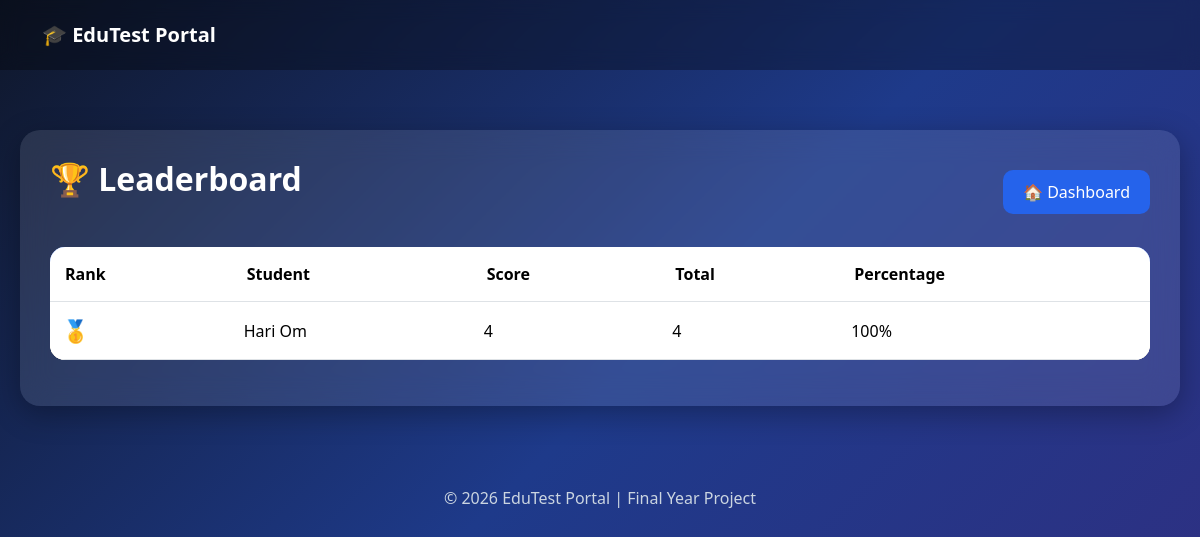
The app's page /leaderboard/, older data.
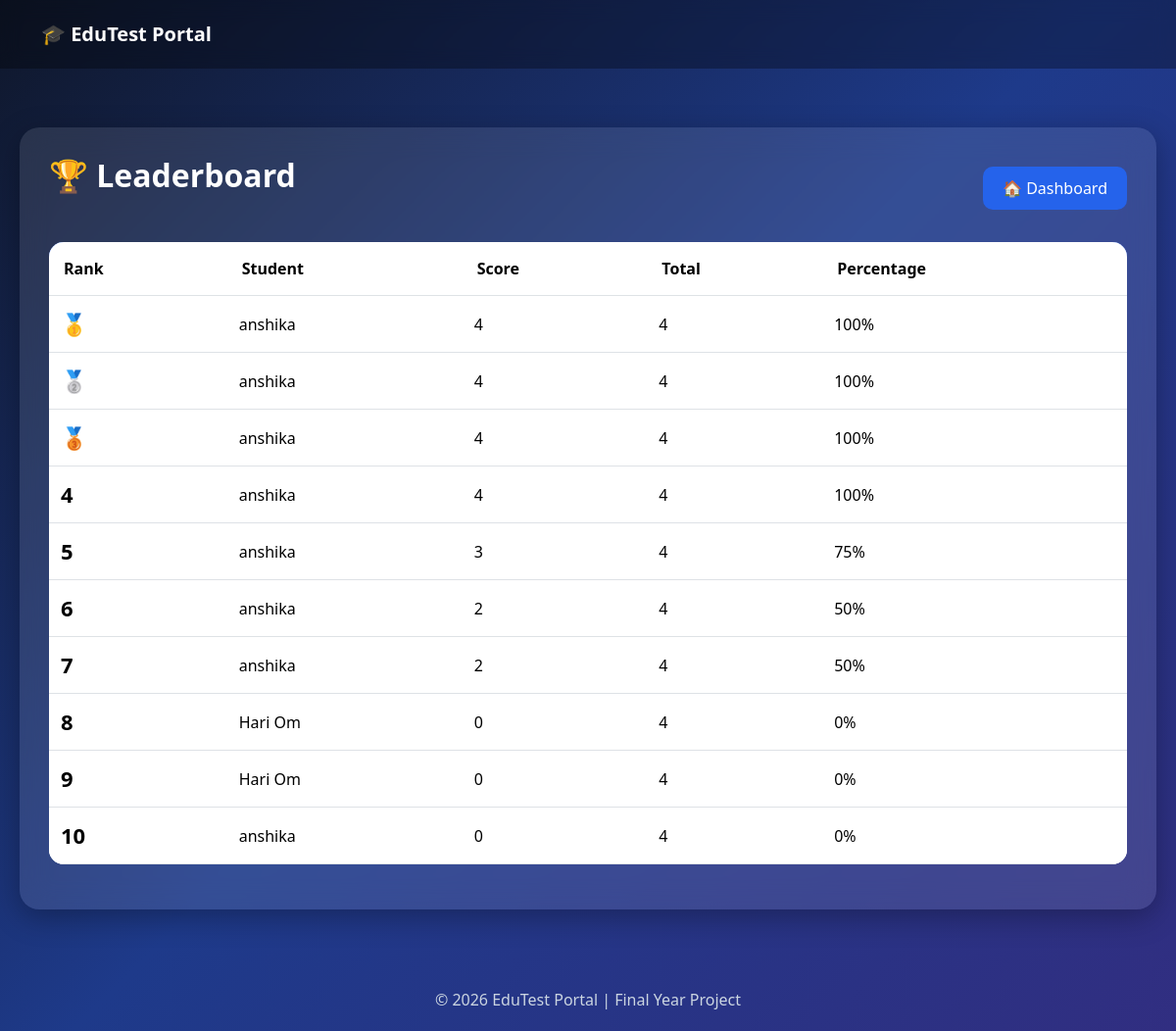
The same page, newer data.
### exams/models.py (models this page shows, shortened)
class Result(models.Model):
    student_name = models.CharField(max_length=100)
    score = models.IntegerField()
    total = models.IntegerField()
    date = models.DateTimeField(auto_now_add=True)

### exams/views.py (the view)
# urls.py: path('leaderboard/', views.leaderboard),
def leaderboard(request):
    results = Result.objects.all().order_by('-score')[:10]
    return render(request, "leaderboard.html", {"results": results})

### templates/leaderboard.html (shortened to what this page needs)
{% load static %}
<!DOCTYPE html>
<html lang="en">
<head>
<link href="https://cdn.jsdelivr.net/npm/bootstrap@5.3.2/dist/css/bootstrap.min.css" rel="stylesheet">
</head>
<body>
<nav class="navbar navbar-dark">
    <div class="container-fluid">
        <a class="navbar-brand fw-bold">
            🎓 EduTest Portal
        </a>
    </div>
</nav>
<div class="leaderboard-container">
<div class="leaderboard-card">
<div class="d-flex justify-content-between align-items-center mb-4">
<h2 class="page-title">
🏆 Leaderboard
</h2>
<a href="/dashboard/" class="btn-dashboard">
🏠 Dashboard
</a>
</div>
<div class="table-responsive">
<table class="table table-hover align-middle">
<thead>
<tr>
    <th>Rank</th>
    <th>Student</th>
    <th>Score</th>
    <th>Total</th>
    <th>Percentage</th>
</tr>
</thead>
<tbody>
{% for result in results %}
<tr class="
{% if forloop.counter == 1 %}
top1
{% elif forloop.counter == 2 %}
top2
{% elif forloop.counter == 3 %}
top3
{% endif %}
">
<td class="rank">
{% if forloop.counter == 1 %}
🥇
{% elif forloop.counter == 2 %}
🥈
{% elif forloop.counter == 3 %}
🥉
{% else %}
{{ forloop.counter }}
{% endif %}
</td>
<td>
{{ result.student_name }}
</td>
<td>
{{ result.score }}
</td>
<td>
{{ result.total }}
</td>
<td>
{% widthratio result.score result.total 100 %}%
</td>
</tr>
{% empty %}
<tr>
<td colspan="5" class="text-center">
No Records Found
</td>
</tr>
{% endfor %}
</tbody>
</table>
</div>
</div>
</div>
<footer class="footer">
© 2026 EduTest Portal | Final Year Project
</footer>
</body>
</html>

### templates/leaderboard.html (style rules this page uses)
body { margin:0; font-family:'Segoe UI',sans-serif; min-height:100vh; background:linear-gradient( 135deg, #0f172a, #1e3a8a, #312e81 ); color:white; }
.navbar { background:rgba(0,0,0,0.3)!important; backdrop-filter:blur(10px); padding:15px 30px; }
.leaderboard-container { max-width:1200px; margin:40px auto; padding:20px; }
.leaderboard-card { background:rgba(255,255,255,0.1); backdrop-filter:blur(15px); border-radius:20px; padding:30px; box-shadow:0 8px 30px rgba(0,0,0,0.3); }
.page-title { text-align:center; font-weight:bold; margin-bottom:25px; }
.table { background:white; border-radius:15px; overflow:hidden; }
.table thead { background:#2563eb; color:white; }
.table th { padding:15px; }
.table td { padding:12px; vertical-align:middle; }
.rank { font-size:22px; font-weight:bold; }
.btn-dashboard { background:#2563eb; color:white; border:none; border-radius:10px; padding:10px 20px; text-decoration:none; }
.footer { text-align:center; color:#cbd5e1; padding:20px; margin-top:30px; }
.top1 { background:#fff3cd !important; }
.top2 { background:#e9ecef !important; }
.top3 { background:#f8d7da !important; }

Row changes from the older to the newer data that the page shows:
added Result: student_name "anshika", score "4", total "4", score+total "100"
added Result: student_name "anshika", score "4", total "4", score+total "100"
added Result: student_name "anshika", score "4", total "4", score+total "100"
added Result: student_name "anshika", score "4", total "4", score+total "100"
added Result: student_name "anshika", score "3", total "4", score+total "75"
added Result: student_name "anshika", score "2", total "4", score+total "50"
added Result: student_name "anshika", score "2", total "4", score+total "50"
changed Result (number 8 of 10 on the later page): score "4" → "0"; score+total "100" → "0"; no longer shows "🥇"
added Result: student_name "Hari Om", score "0", total "4", score+total "0"
added Result: student_name "anshika", score "0", total "4", score+total "0"
